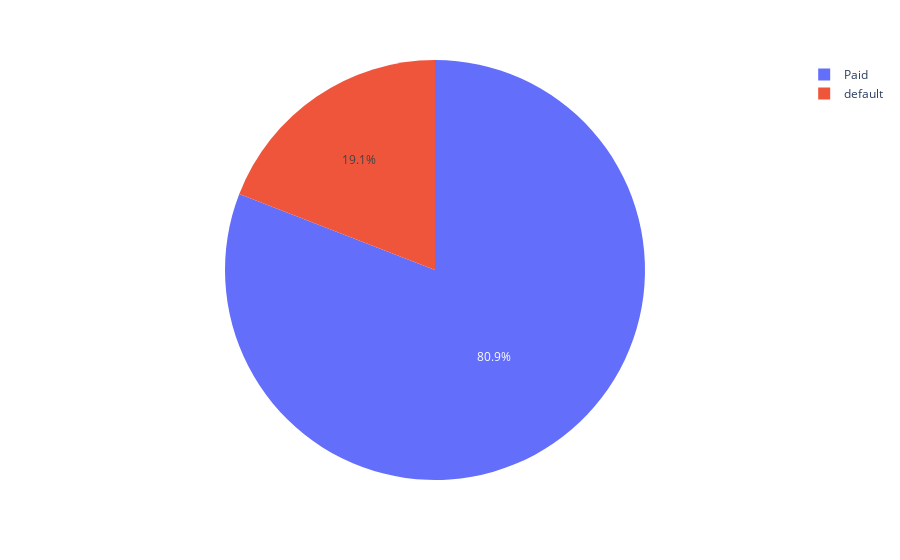

Notebook code cell kept with this figure:
### Code cell
#imbalanced data
fig = px.pie(df, names='labels')
fig.show()

### Figure 1 — Plotly figure (JSON) as saved in the notebook; plotly's stock layout.template omitted (floating-point values rounded to 4 significant figures; data arrays with more than 128 entries replaced by an {"elided": "..."} marker saying what was removed)
{"data": [{"domain": {"x": [0, 1], "y": [0, 1]}, "hoverlabel": {"namelength": 0}, "hovertemplate": "labels=%{label}", "labels": {"elided": "1000 str values"}, "legendgroup": "", "name": "", "showlegend": true, "type": "pie"}], "layout": {"legend": {"tracegroupgap": 0}, "margin": {"t": 60}}}
